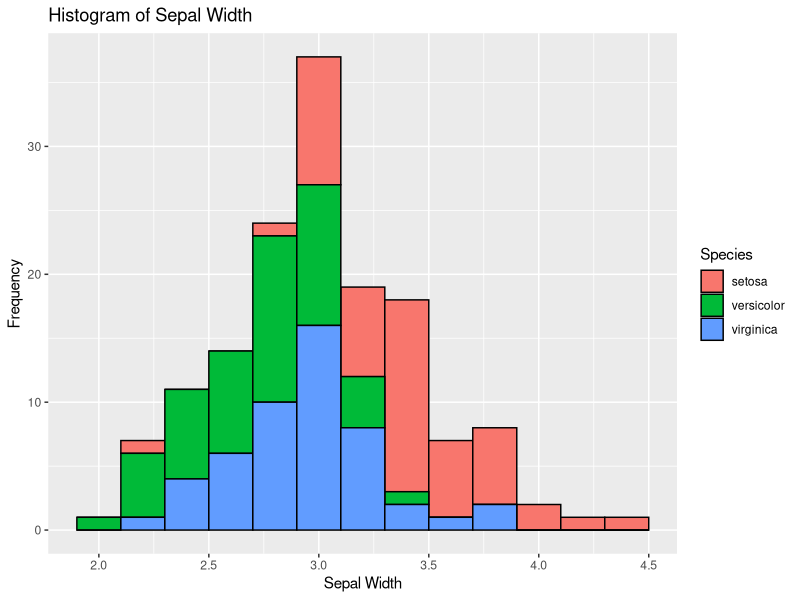
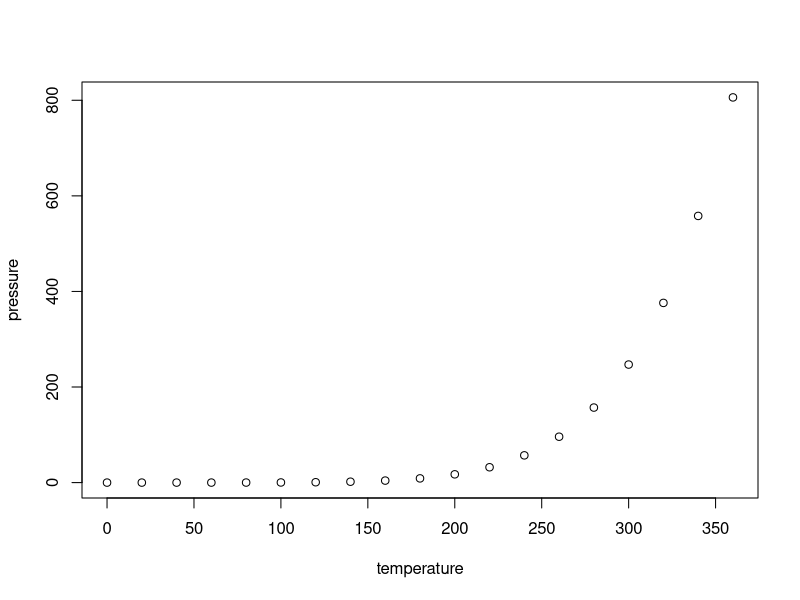

The R source for these figures, in order:
## ---- chunk 1
knitr::opts_chunk$set(echo = TRUE)
## ---- chunk 2
library(ggplot2)
histogram <- ggplot(data=iris, aes(x=Sepal.Width))
histogram + geom_histogram(binwidth=0.2, color="black", aes(fill=Species)) + 
  xlab("Sepal Width") +  ylab("Frequency") + ggtitle("Histogram of Sepal Width")

plot(pressure)
